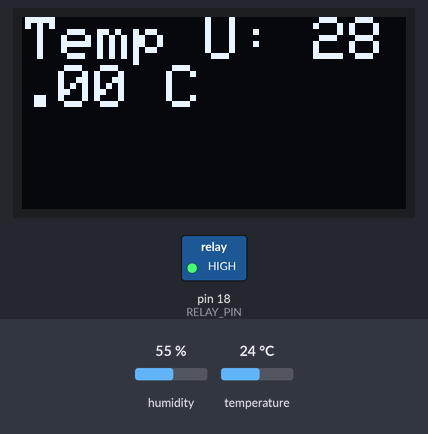
A sketch run on a simulated Arduino Mega 2560, built with avr-gcc and run on an emulated ATmega2560. Parts: 128×64 one-colour display, switched loads named in the sketch (green lamp = pin HIGH). The test bench sets the inputs (shaded band); at power-on: humidity 55 %, temperature 24 °C.

Above: at 2.1 s.
Timing chart, 0 to 3.6 s (numbered marks = the images above):
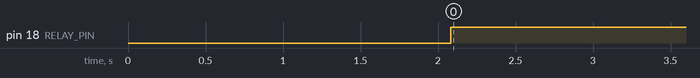

Measured:
- by itself, pin 18 (RELAY_PIN): LOW → HIGH at 2.1 s

The sketch:

TP_0_-_EJ_3.ino
```cpp
#include <Adafruit_Sensor.h>
#include <Adafruit_GFX.h>
#include <Adafruit_SSD1306.h>
#include <Wire.h>
#include <Adafruit_I2CDevice.h>
#include <DHT.h>

#define RELAY_PIN 18

#define OLED_ADDR 0x3C
#define OLED_SDA 21
#define OLED_SCL 22
#define OLED_RST 16

#define DHTPIN 23
#define DHTTYPE DHT11
float temperature;
float umbral = 28.00;

int ms;

Adafruit_SSD1306 display(OLED_RST);
DHT dht(DHTPIN, DHTTYPE);

void setup() {
  pinMode(RELAY_PIN, OUTPUT);

  display.begin(SSD1306_SWITCHCAPVCC, OLED_ADDR);
  display.clearDisplay();
  display.setTextColor(WHITE);
  display.setTextSize(2);
  dht.begin();
}

void loop() {
  delay(2000);
  temperature = dht.readTemperature();
  if(ms >= 500){
    display.clearDisplay();
    display.setCursor(0, 0);
    display.print("Temp: ");
    display.print(temperature);
    display.print(" C");
    display.display();
    ms = 0;
  }

  display.clearDisplay();
  display.setCursor(1, 0);
  display.print("Temp U: ");
  display.print(umbral);
  display.print(" C");
  display.display();

  if(umbral >= 28.00){
    digitalWrite(RELAY_PIN,HIGH);
  }
}

void timer(){
  ms++;
}
```
